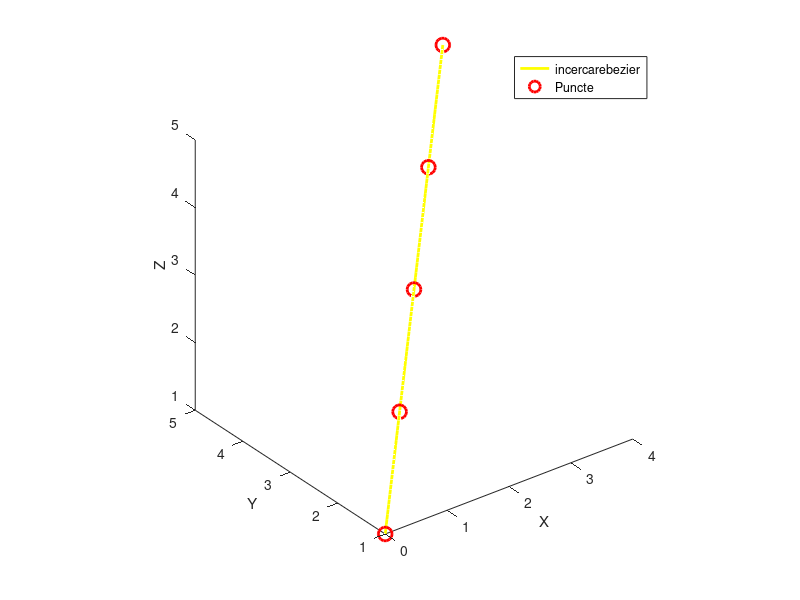

MATLAB code for this plot:
% Number of control points
n = 5;

% Control points (modify these as needed)
controlPoints = [0 1 1; 1 2 2; 2 3 3;3 4 4;4 5 5];

% Time parameter for the Bezier curve (adjust as needed)
t = linspace(0, 1, 100);

% Compute Bezier curve using De Casteljau's algorithm
B = zeros(length(t), 3);
for i = 1:length(t)
    P = controlPoints;
    while size(P, 1) > 1
        P = P(1:end-1, :) + t(i) * diff(P);
    end
    B(i, :) = P;
end

% Plot the 3D Bezier curve
figure;
plot3(B(:, 1), B(:, 2), B(:, 3), 'y-', 'LineWidth', 2);
hold on;

% Plot the control points
plot3(controlPoints(:, 1), controlPoints(:, 2), controlPoints(:, 3), 'ro', 'MarkerSize', 10, 'LineWidth', 2);

% Set axis limits
axis equal;

% Title and labels
xlabel('X');
ylabel('Y');
zlabel('Z');

% Display legend
legend('incercarebezier', 'Puncte');
